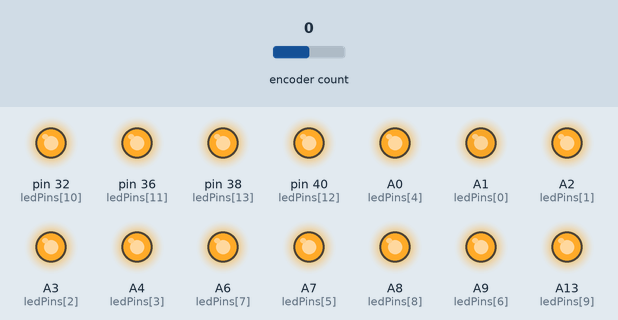
Recording of a sketch running on a simulated Arduino Mega 2560, built with avr-gcc and run on an emulated ATmega2560. On the bench: output pins drawn as LEDs (lit = HIGH). The inputs (shaded band) are chosen by the test bench; at power-on: encoder count 0. What the sketch prints to the serial monitor is not drawn.

Above: at 0.1 s.
Timing chart, 0 to 1.6 s (numbered marks = the images above):
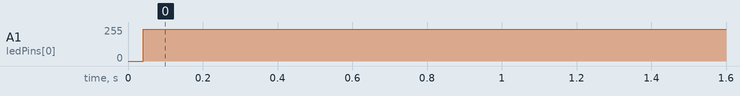

Measured:
- by itself, A1 (ledPins[0]): 0/255 → 239/255 at 0.04 s

The sketch:

rotary.ino
```cpp
#include <RotaryEncoder.h>

RotaryEncoder enc(44, 46);
const int ledPins[] = {A1, A2, A3, A4, A0, A7, A9, A6, A8, A13, 32, 36, 40, 38};
const int numLeds = sizeof(ledPins) / sizeof(ledPins[0]);


void setup() {
  Serial.begin(115200);
  pinMode(44, INPUT_PULLUP);
  pinMode(46, INPUT_PULLUP);
  for(int i=0;i<numLeds;i++){
    pinMode(ledPins[i], INPUT_PULLUP);
    digitalWrite(ledPins[i], HIGH);
  }
  for (int i = 0; i < numLeds; i++) {
  pinMode(ledPins[i], OUTPUT);
}

}

int lastCLK = HIGH;
int count = 0;
void loop() {
  for(int i=0;i<numLeds;i++){
    digitalWrite(ledPins[i], HIGH);
  }
  int clk = digitalRead(44);
  if (clk != lastCLK) {
    if (digitalRead(46) != clk){
      Serial.println("+");
      count+=1;
    }else{
      Serial.println("-");
      count+=-1;
    }
  }
  Serial.println(abs(count % numLeds));
  digitalWrite(ledPins[int(abs(count % numLeds))], LOW);
  lastCLK = clk;
  delay(0);
}


void loopOld2() {
  Serial.print(digitalRead(44));
  Serial.print(" ");
  Serial.println(digitalRead(46));
  delay(50);
}
int lastPos = 0;
void loopOld() {
  enc.tick();
  int pos = enc.getPosition();
  Serial.println(pos);
  if (pos != lastPos) {
    lastPos = pos;
    Serial.println("yo");
  }
  delay(100);
}
```
